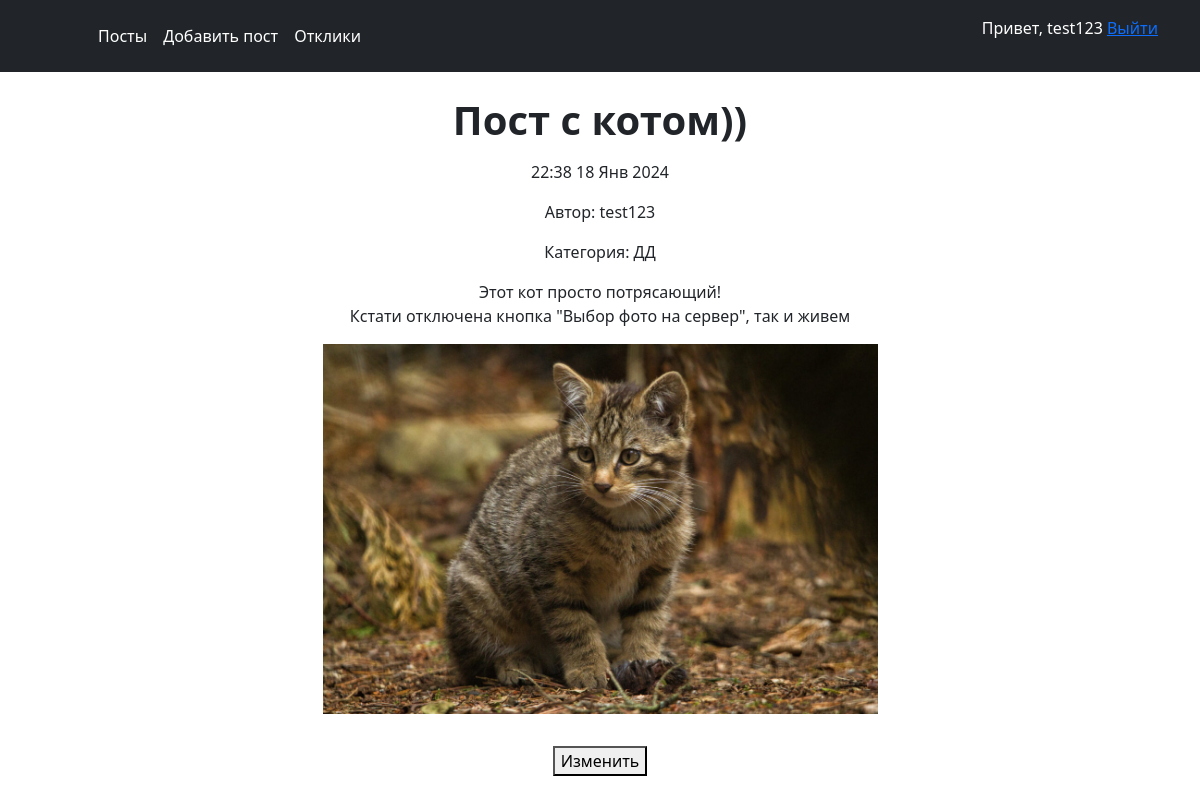
Page /post/6 (signed in) on the committed database.
### posts/models.py (models this page shows, shortened)
class Post(models.Model):
    author = models.ForeignKey(User, on_delete=models.CASCADE)
    title = models.CharField(max_length=255)
    content = RichTextUploadingField(blank=True, null=True)
    category = models.ForeignKey(Category, on_delete=models.CASCADE)
    time_create = models.DateTimeField(auto_now_add=True)

class Category(models.Model):
    name = models.CharField(max_length=255)
    def __str__(self):
        return (self.name)

### accounts/models.py (models this page shows, shortened)
class UserProfile(models.Model):
    user = models.OneToOneField(User, on_delete=models.CASCADE)
    timezone = models.CharField(max_length=255)

### posts/views.py (the view, shortened to what this page needs)
# urls.py: path('post/<int:id>', postview, name='post'),
def postview(request, id):
    post = Post.objects.get(id=id)
    content = {}
    content['post'] = post
    content['title'] = 'test'
    if request.user.is_anonymous==False:
        content['usertimezone'] = UserProfile.objects.get(user=request.user).timezone
        content['response'] = Response.objects.filter(post=post, sender=request.user).first()
    content['form'] = ResponseForm()
    return render(request, 'post.html', content)

### posts/templates/post.html (shortened to what this page needs)
{% extends 'base.html' %}
{% load tz %}
{% load static %}
{% block content %}
    <div class="p-3">
        <h1 class="p-2"><b>{{ post.title }}</b></h1>
        {% if usertimezone %}
            <p>{{ post.time_create|timezone:usertimezone|date:"G:i d M Y" }}</p>
        {% else %}
            <p>{{ post.time_create|date:"G:i d M Y" }}</p>
        {% endif %}
        <p>Автор: {{ post.author }}</p>
        <p>Категория: {{ post.category }}</p>
        {{ post.content|safe }}
    </div>
    {% if post.author == request.user %}
        <a href="{% url 'postchange' post.id%}"><button>Изменить</button></a>
    {% endif %}
{% endblock %}

### posts/templates/base.html (shortened to what this page needs)
{% load static %}
<html>
  <head>
    <link href="https://cdn.jsdelivr.net/npm/bootstrap@5.3.2/dist/css/bootstrap.min.css" rel="stylesheet">
  </head>
  <body>
  <header class="p-3 text-bg-dark">
    <div class="container">
      <div class="d-flex flex-wrap align-items-center justify-content-center justify-content-lg-start">
        <a href="/static" class="d-flex align-items-center mb-2 mb-lg-0 text-white text-decoration-none">
          <svg class="bi me-2" width="40" height="32" role="img" aria-label="Bootstrap"><use xlink:href="#bootstrap"></use></svg>
        </a>
        <ul class="nav col-12 col-lg-auto me-lg-auto mb-2 justify-content-center mb-md-0">
          <li><a href="{% url 'posts'%}" class="nav-link px-2 text-white">Посты</a></li>
          {% if user.is_authenticated %}
            <li><a href="{% url 'addpost'%}" class="nav-link px-2 text-white">Добавить пост</a></li>
            <li><a href="{% url 'responses'%}" class="nav-link px-2 text-white">Отклики</a></li>
          {% endif %}
        </ul>
        {% if user.is_authenticated %}
          <p>Привет, {{ user.get_username  }}  <a href="{% url 'account_logout' %}">Выйти</a></p>
        {% else %}
          <div class="text-end">
            <a href="{% url 'account_login' %}"><button  type="button" class="btn btn-outline-light me-2">Вход</button></a>
            <a href="{% url 'account_signup' %}"><button  type="button" class="btn btn-outline-light me-2">Регистрация</button></a>
          </div>
        {% endif %}
      </div>
    </div>
  </header>
    <div align="center">
    {% block content %}
    {% endblock %}
    </div>
  </body>
</html>

### rows in the picture
Post: title "Пост с котом))", time_create "22:38 18 Янв 2024", author "test123", category "ДД", content "Этот кот просто потрясающий! Кстати отключена кнопка \"Выбор фото на сервер\", так и живем", content (picture)

### other values in the picture
{{ user.get_username }} "test123"
